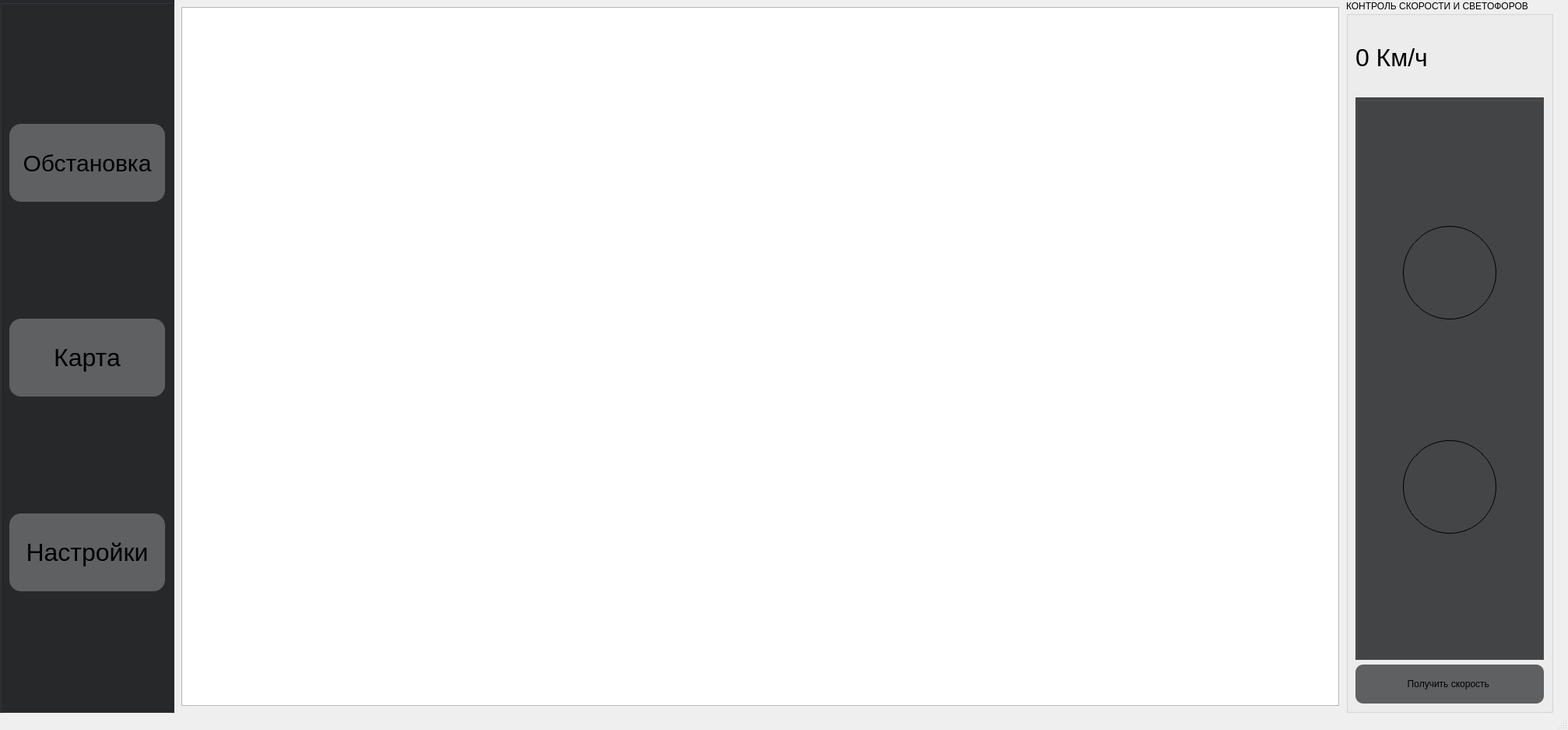
<?xml version="1.0" encoding="UTF-8"?>
<ui version="4.0">
 <class>MainWindow</class>
 <widget class="QMainWindow" name="MainWindow">
  <property name="geometry">
   <rect>
    <x>0</x>
    <y>0</y>
    <width>2014</width>
    <height>937</height>
   </rect>
  </property>
  <property name="windowTitle">
   <string>MainWindow</string>
  </property>
  <widget class="QWidget" name="centralwidget">
   <property name="maximumSize">
    <size>
     <width>2000</width>
     <height>16777215</height>
    </size>
   </property>
   <layout class="QGridLayout" name="gridLayout">
    <property name="leftMargin">
     <number>0</number>
    </property>
    <property name="topMargin">
     <number>0</number>
    </property>
    <property name="rightMargin">
     <number>5</number>
    </property>
    <property name="bottomMargin">
     <number>0</number>
    </property>
    <property name="spacing">
     <number>0</number>
    </property>
    <item row="1" column="2" colspan="2">
     <widget class="QGroupBox" name="groupBox_4">
      <property name="minimumSize">
       <size>
        <width>200</width>
        <height>300</height>
       </size>
      </property>
      <property name="title">
       <string>КОНТРОЛЬ СКОРОСТИ И СВЕТОФОРОВ </string>
      </property>
      <layout class="QVBoxLayout" name="verticalLayout_2">
       <item>
        <widget class="QLabel" name="label_speed">
         <property name="minimumSize">
          <size>
           <width>0</width>
           <height>90</height>
          </size>
         </property>
         <property name="styleSheet">
          <string notr="true">font-size: 32px;</string>
         </property>
         <property name="text">
          <string>0 Км/ч</string>
         </property>
        </widget>
       </item>
       <item>
        <widget class="QGroupBox" name="groupBox_5">
         <property name="minimumSize">
          <size>
           <width>0</width>
           <height>485</height>
          </size>
         </property>
         <property name="styleSheet">
          <string notr="true">
background: #434546;</string>
         </property>
         <property name="title">
          <string/>
         </property>
         <property name="alignment">
          <set>Qt::AlignJustify|Qt::AlignTop</set>
         </property>
         <layout class="QGridLayout" name="gridLayout_6">
          <item row="0" column="1">
           <spacer name="verticalSpacer_4">
            <property name="orientation">
             <enum>Qt::Vertical</enum>
            </property>
            <property name="sizeHint" stdset="0">
             <size>
              <width>20</width>
              <height>40</height>
             </size>
            </property>
           </spacer>
          </item>
          <item row="2" column="1">
           <spacer name="verticalSpacer">
            <property name="orientation">
             <enum>Qt::Vertical</enum>
            </property>
            <property name="sizeHint" stdset="0">
             <size>
              <width>20</width>
              <height>40</height>
             </size>
            </property>
           </spacer>
          </item>
          <item row="1" column="0">
           <spacer name="horizontalSpacer">
            <property name="orientation">
             <enum>Qt::Horizontal</enum>
            </property>
            <property name="sizeHint" stdset="0">
             <size>
              <width>40</width>
              <height>20</height>
             </size>
            </property>
           </spacer>
          </item>
          <item row="1" column="2">
           <spacer name="horizontalSpacer_2">
            <property name="orientation">
             <enum>Qt::Horizontal</enum>
            </property>
            <property name="sizeHint" stdset="0">
             <size>
              <width>40</width>
              <height>20</height>
             </size>
            </property>
           </spacer>
          </item>
          <item row="4" column="1">
           <spacer name="verticalSpacer_3">
            <property name="orientation">
             <enum>Qt::Vertical</enum>
            </property>
            <property name="sizeHint" stdset="0">
             <size>
              <width>20</width>
              <height>40</height>
             </size>
            </property>
           </spacer>
          </item>
          <item row="1" column="1">
           <widget class="QLabel" name="label_trafficLights_red">
            <property name="minimumSize">
             <size>
              <width>120</width>
              <height>120</height>
             </size>
            </property>
            <property name="styleSheet">
             <string notr="true">ackground: #FFFFFF;
border: 1px solid #000000;

border-radius: 60px;</string>
            </property>
            <property name="text">
             <string/>
            </property>
           </widget>
          </item>
          <item row="3" column="1">
           <widget class="QLabel" name="label_trafficLights_green">
            <property name="minimumSize">
             <size>
              <width>120</width>
              <height>120</height>
             </size>
            </property>
            <property name="styleSheet">
             <string notr="true">ackground: #FFFFFF;
border: 1px solid #000000;

border-radius: 60px;
</string>
            </property>
            <property name="text">
             <string/>
            </property>
           </widget>
          </item>
         </layout>
        </widget>
       </item>
       <item>
        <widget class="QPushButton" name="btn_controlCOM_GNSS">
         <property name="minimumSize">
          <size>
           <width>0</width>
           <height>50</height>
          </size>
         </property>
         <property name="styleSheet">
          <string notr="true">
background: #5F6062;
border-radius: 10px;</string>
         </property>
         <property name="text">
          <string>Получить скорость </string>
         </property>
        </widget>
       </item>
      </layout>
     </widget>
    </item>
    <item row="1" column="1">
     <widget class="QStackedWidget" name="stackedWidget">
      <property name="currentIndex">
       <number>1</number>
      </property>
      <widget class="QWidget" name="page">
       <layout class="QGridLayout" name="gridLayout_4">
        <item row="0" column="0">
         <widget class="QTabWidget" name="tabWidget">
          <property name="currentIndex">
           <number>1</number>
          </property>
          <widget class="QWidget" name="tab">
           <attribute name="title">
            <string>Camera</string>
           </attribute>
           <layout class="QGridLayout" name="gridLayout_2">
            <property name="leftMargin">
             <number>0</number>
            </property>
            <property name="topMargin">
             <number>0</number>
            </property>
            <property name="rightMargin">
             <number>0</number>
            </property>
            <property name="bottomMargin">
             <number>0</number>
            </property>
            <item row="0" column="0">
             <widget class="QLabel" name="label">
              <property name="minimumSize">
               <size>
                <width>1000</width>
                <height>0</height>
               </size>
              </property>
              <property name="baseSize">
               <size>
                <width>552</width>
                <height>0</height>
               </size>
              </property>
              <property name="text">
               <string/>
              </property>
             </widget>
            </item>
            <item row="0" column="1">
             <widget class="QGroupBox" name="groupBox">
              <property name="baseSize">
               <size>
                <width>200</width>
                <height>0</height>
               </size>
              </property>
              <property name="title">
               <string/>
              </property>
              <layout class="QGridLayout" name="gridLayout_3">
               <item row="3" column="0">
                <widget class="QTextBrowser" name="textBrowser_log"/>
               </item>
               <item row="0" column="0">
                <widget class="QPushButton" name="pushButton">
                 <property name="minimumSize">
                  <size>
                   <width>0</width>
                   <height>50</height>
                  </size>
                 </property>
                 <property name="styleSheet">
                  <string notr="true">
background: #5F6062;
border-radius: 10px;</string>
                 </property>
                 <property name="text">
                  <string>Запустить камеру</string>
                 </property>
                </widget>
               </item>
              </layout>
             </widget>
            </item>
           </layout>
          </widget>
          <widget class="QWidget" name="tab_2">
           <attribute name="title">
            <string>Radara</string>
           </attribute>
           <layout class="QGridLayout" name="gridLayout_12">
            <item row="0" column="0">
             <widget class="QLabel" name="label_radar">
              <property name="minimumSize">
               <size>
                <width>1400</width>
                <height>0</height>
               </size>
              </property>
              <property name="maximumSize">
               <size>
                <width>1400</width>
                <height>750</height>
               </size>
              </property>
              <property name="text">
               <string/>
              </property>
             </widget>
            </item>
           </layout>
          </widget>
         </widget>
        </item>
       </layout>
      </widget>
      <widget class="QWidget" name="page_3">
       <layout class="QGridLayout" name="gridLayout_7">
        <item row="0" column="0">
         <widget class="QGraphicsView" name="map"/>
        </item>
       </layout>
      </widget>
      <widget class="QWidget" name="page_2">
       <layout class="QGridLayout" name="gridLayout_8">
        <item row="1" column="0">
         <widget class="QGroupBox" name="groupBox_6">
          <property name="title">
           <string/>
          </property>
          <layout class="QGridLayout" name="gridLayout_9">
           <item row="0" column="0">
            <layout class="QGridLayout" name="gridLayout_10">
             <item row="0" column="0">
              <widget class="QGroupBox" name="groupBox_3">
               <property name="title">
                <string>GNSS</string>
               </property>
               <layout class="QGridLayout" name="gridLayout_5">
                <item row="5" column="1">
                 <layout class="QGridLayout" name="gridLayout_11">
                  <item row="0" column="1">
                   <widget class="QLabel" name="label_2">
                    <property name="text">
                     <string>ПОРТ GNSS</string>
                    </property>
                   </widget>
                  </item>
                  <item row="1" column="1">
                   <widget class="QComboBox" name="comboBox_GNSS">
                    <property name="minimumSize">
                     <size>
                      <width>200</width>
                      <height>0</height>
                     </size>
                    </property>
                   </widget>
                  </item>
                  <item row="2" column="1">
                   <widget class="QPushButton" name="btn_searchCOM">
                    <property name="minimumSize">
                     <size>
                      <width>300</width>
                      <height>50</height>
                     </size>
                    </property>
                    <property name="text">
                     <string>Поиск </string>
                    </property>
                   </widget>
                  </item>
                 </layout>
                </item>
                <item row="7" column="1">
                 <spacer name="verticalSpacer_5">
                  <property name="orientation">
                   <enum>Qt::Vertical</enum>
                  </property>
                  <property name="sizeHint" stdset="0">
                   <size>
                    <width>20</width>
                    <height>40</height>
                   </size>
                  </property>
                 </spacer>
                </item>
                <item row="5" column="0">
                 <spacer name="horizontalSpacer_3">
                  <property name="orientation">
                   <enum>Qt::Horizontal</enum>
                  </property>
                  <property name="sizeHint" stdset="0">
                   <size>
                    <width>40</width>
                    <height>20</height>
                   </size>
                  </property>
                 </spacer>
                </item>
               </layout>
              </widget>
             </item>
            </layout>
           </item>
          </layout>
         </widget>
        </item>
       </layout>
      </widget>
     </widget>
    </item>
    <item row="0" column="0" rowspan="2">
     <widget class="QGroupBox" name="groupBox_2">
      <property name="minimumSize">
       <size>
        <width>200</width>
        <height>0</height>
       </size>
      </property>
      <property name="styleSheet">
       <string notr="true">background: #26282B;</string>
      </property>
      <property name="title">
       <string/>
      </property>
      <layout class="QVBoxLayout" name="verticalLayout">
       <item>
        <widget class="QPushButton" name="btn_situation">
         <property name="minimumSize">
          <size>
           <width>0</width>
           <height>100</height>
          </size>
         </property>
         <property name="styleSheet">
          <string notr="true">font-size: 30px;

background: #5F6062;
border-radius: 15px;</string>
         </property>
         <property name="text">
          <string>Обстановка</string>
         </property>
        </widget>
       </item>
       <item>
        <widget class="QPushButton" name="btn_map">
         <property name="minimumSize">
          <size>
           <width>200</width>
           <height>100</height>
          </size>
         </property>
         <property name="styleSheet">
          <string notr="true">font-size: 32px;

background: #5F6062;
border-radius: 15px;</string>
         </property>
         <property name="text">
          <string>Карта</string>
         </property>
        </widget>
       </item>
       <item>
        <widget class="QPushButton" name="btn_settings">
         <property name="minimumSize">
          <size>
           <width>0</width>
           <height>100</height>
          </size>
         </property>
         <property name="styleSheet">
          <string notr="true">font-size: 32px;

background: #5F6062;
border-radius: 15px;</string>
         </property>
         <property name="text">
          <string>Настройки</string>
         </property>
        </widget>
       </item>
      </layout>
     </widget>
    </item>
   </layout>
  </widget>
  <widget class="QStatusBar" name="statusbar"/>
 </widget>
 <resources/>
 <connections/>
</ui>
